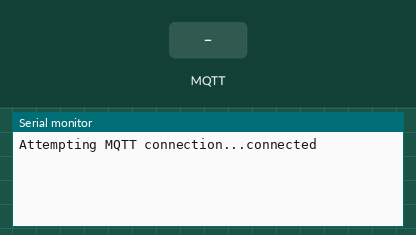
A sketch run on a simulated ESP32. On the bench: the last lines printed to the serial monitor. The inputs (shaded band) are chosen by the test bench. WiFi joins after 1.5 s; servers stay silent unless stated; no MQTT or app messages arrive unless stated.

Above: at 2.7 s.
2.8 s: MQTT message "update" arrives on the first subscribed topic
At 3.9 s:
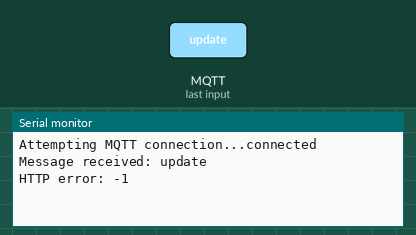
4.5 s: MQTT message "1" arrives on the first subscribed topic
At 5.0 s:
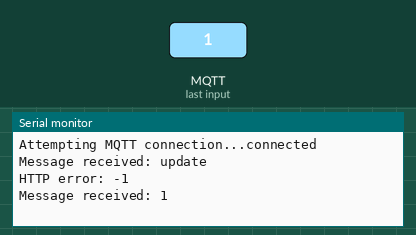
6.0 s: MQTT message "on" arrives on the first subscribed topic
At 7.2 s:
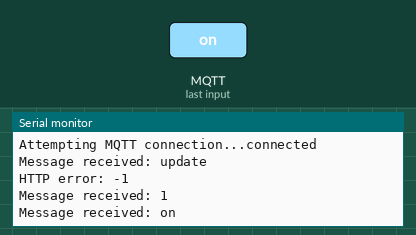
7.5 s: MQTT message "off" arrives on the first subscribed topic
At 8.5 s:
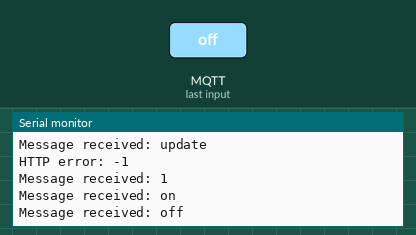

The sketch:

hs_mqtt_ota.ino
```cpp
#include <WiFi.h>
#include <PubSubClient.h>
#include <HTTPClient.h>
#include <Update.h>

// WiFi credentials
const char* ssid = "nammonnnt";
const char* password = "1212312121";

// MQTT broker details
const char* mqtt_server = "192.168.83.27";
const int mqtt_port = 1883;
const char* mqtt_user = "naste_mqtt";
const char* mqtt_password = "1234";

const char* firmwareURL = "https://bfarm-api.vercel.app/sketch_jan30b.ino.bin";

WiFiClient espClient;
PubSubClient client(espClient);

// MQTT topics
const char* topic_pub = "nnt";
const char* topic_sub = "nnt";

void setup_wifi() {
  delay(10);
  // Connect to Wi-Fi
  WiFi.begin(ssid, password);
  while (WiFi.status() != WL_CONNECTED) {
    delay(500);
  }
}

void callback(char* topic, byte* payload, unsigned int length) {
  String message = "";
  for (int i = 0; i < length; i++) {
    message += (char)payload[i];
  }
  Serial.print("Message received: ");
  Serial.println(message);

  if (message == "update") {
    performOTA();
  }
}

void reconnect() {
  while (!client.connected()) {
    Serial.print("Attempting MQTT connection...");
    if (client.connect("ESP32Client", mqtt_user, mqtt_password)) {
      Serial.println("connected");
      client.subscribe(topic_sub);
    } else {
      Serial.print("failed, rc=");
      Serial.print(client.state());
      Serial.println(" try again in 5 seconds");
      delay(5000);
    }
  }
}

void performOTA() {
  HTTPClient http;
  http.begin(firmwareURL);
  int httpCode = http.GET();

  if (httpCode == HTTP_CODE_OK) {
    int contentLength = http.getSize();
    WiFiClient* stream = http.getStreamPtr();

    if (!Update.begin(contentLength)) {
      Serial.println("Not enough space for OTA");
      return;
    }

    Serial.println("Updating firmware...");
    size_t written = Update.writeStream(*stream);
    if (written == contentLength) {
      Serial.println("Firmware written successfully");
    } else {
      Serial.printf("Error: Written bytes (%d) do not match content length (%d)\n", written, contentLength);
    }

    if (Update.end()) {
      Serial.println("Update complete! Restarting...");
      ESP.restart();
    } else {
      Serial.printf("Update failed with error: %d\n", Update.getError());
    }
  } else {
    Serial.printf("HTTP error: %d\n", httpCode);
  }
  http.end();
}

void setup() {
  Serial.begin(115200);
  setup_wifi();
  client.setServer(mqtt_server, mqtt_port);
  client.setCallback(callback);
}

void loop() {
  if (!client.connected()) {
    reconnect();
  }
  client.loop();

  // Publish a message every 5 seconds
  static unsigned long lastMillis = 0;
  if (millis() - lastMillis > 5000) {
    lastMillis = millis();
    client.publish(topic_pub, "Hello from ESP32");
  }
}
```

Measured:
- after the input at 2.8 s, the serial monitor: prints a new line at once (image 1)
- after the input at 4.5 s, the serial monitor: prints a new line at once (image 2)
- after the input at 6.0 s, the serial monitor: prints a new line at once (image 3)
- after the input at 7.5 s, the serial monitor: prints a new line at once (image 4)
